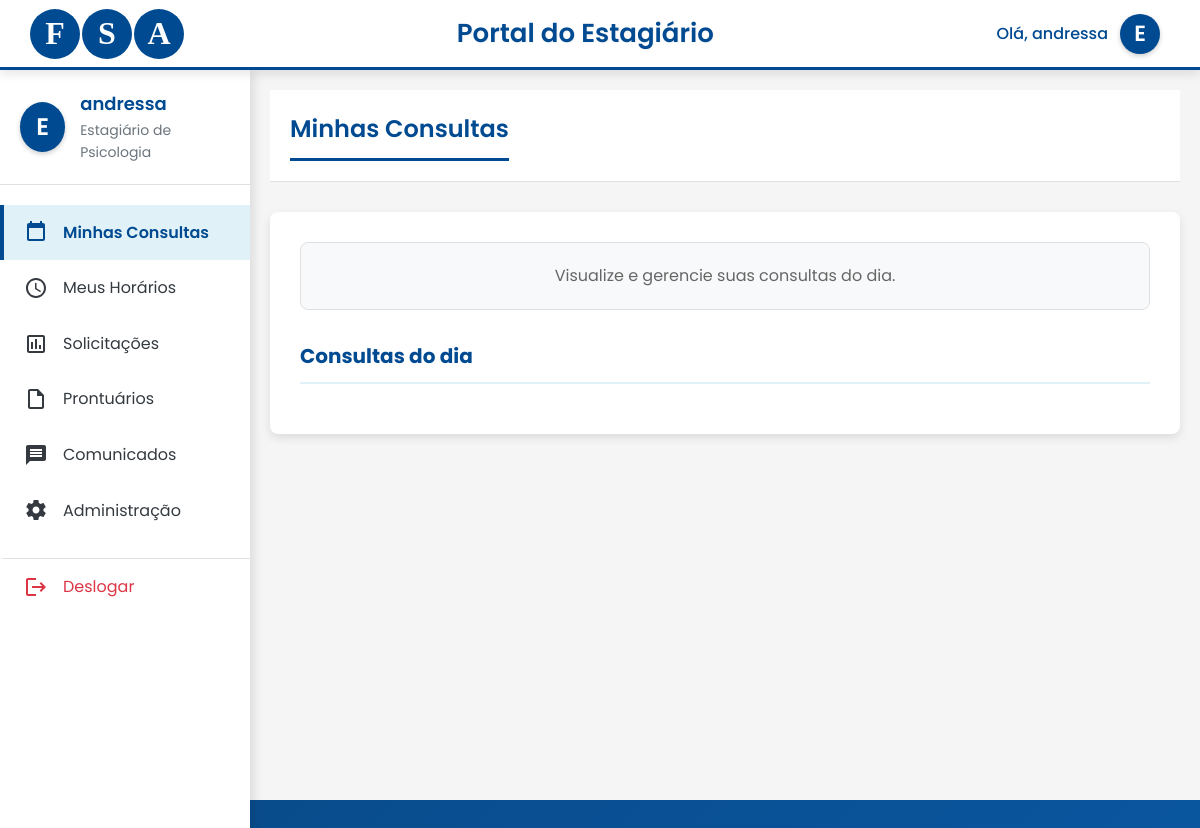
The app's page /aba_estagiario (signed in), older data.
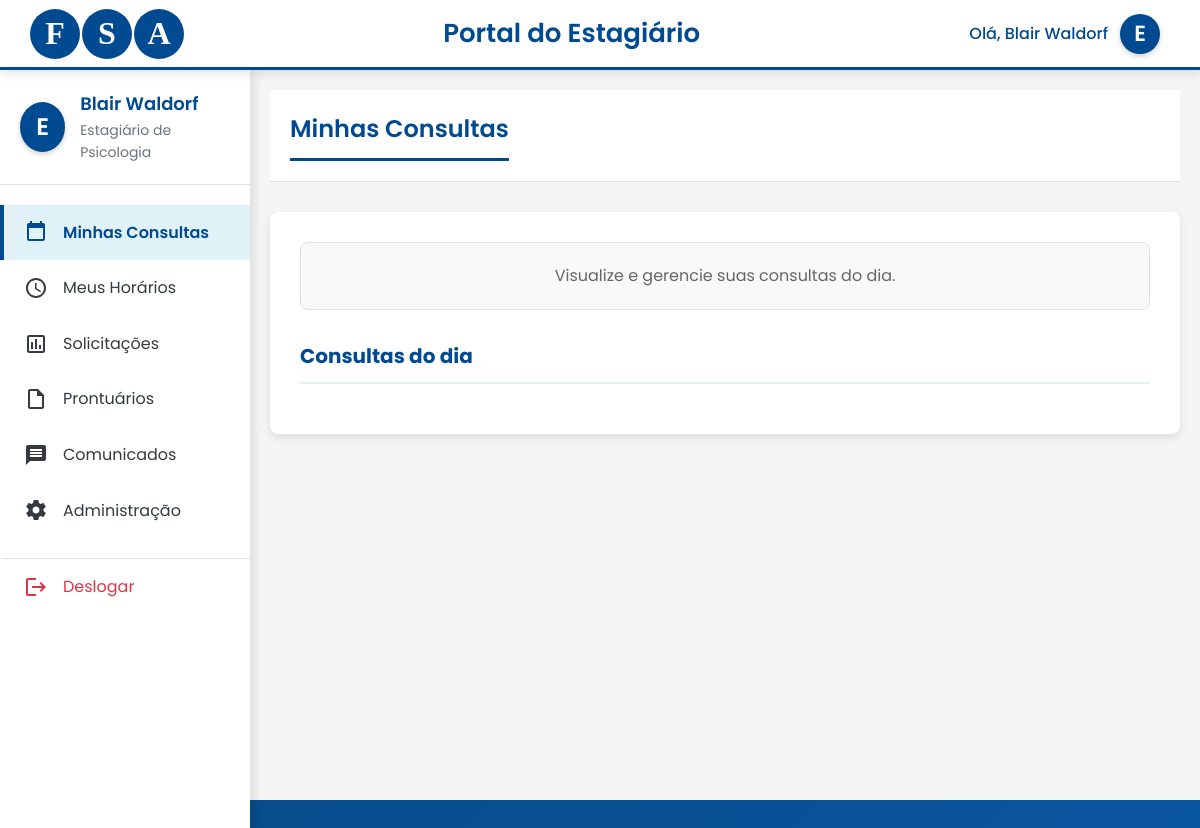
The same page, newer data.
### models.py (models this page shows, shortened)
class Estagiario(db.Model):
    id = db.Column(db.Integer, primary_key=True)
    nome = db.Column(db.String(100), nullable=False)
    data_nascimento = db.Column(db.Date, nullable=False)
    RA = db.Column(db.String(10), unique=True, nullable=False) # RA geralmente é string
    cpf = db.Column(db.String(14), unique=True, nullable=False)
    telefone_aluno = db.Column(db.String(20), nullable=False)
    emailfsa = db.Column(db.String(100), unique=True, nullable=False)
    curso_periodo = db.Column(db.String(50), nullable=False)
    senha = db.Column(db.String(200), nullable=False) # Armazenar a senha hash
    agendamentos = db.relationship('Agendamento', backref='estagiario', lazy=True) # Relacionamento com Agendamento
    disponibilidades = db.relationship('Disponibilidade', backref='estagiario', lazy=True)

### views.py (the view)
@app.route('/aba_estagiario')
def aba_estagiario():
    print("DEBUG: Acessando a rota /aba_estagiario.")
    if 'logged_in' not in session or session.get('user_type') != 'estagiario':
        flash('Acesso negado. Por favor, faça o login como estagiário.', 'error')
        return redirect(url_for('login'))
    estagiario_id = session.get('user_id')
    if not estagiario_id:
        flash('Erro na sessão. Por favor, faça o login novamente.', 'error')
        return redirect(url_for('login'))
    estagiario = Estagiario.query.get(estagiario_id)
    if not estagiario:
        flash('Estagiário não encontrado.', 'error')
        session.clear()
        return redirect(url_for('login'))
    messages = session.pop('_flashes', [])
    return render_template("aba_estagiario.html", estagiario=estagiario, messages=messages)

### templates/aba_estagiario.html (shortened to what this page needs)
<!DOCTYPE html>
<html lang="pt-br">
<head>
    <link rel="stylesheet" href="{{url_for('static', filename='css/aba_estagiario.css') }}">
</head>
<body>
    <header>
        <div class="logo">
            <span style="font-family: 'Times New Roman', Times, serif;">F</span>
            <span style="font-family: 'Times New Roman', Times, serif;">S</span>
            <span style="font-family: 'Times New Roman', Times, serif;">A</span>
        </div>
        <div class="title" id="page-title">Portal do Estagiário</div>
        <div class="profile" onclick="toggleDropdown()">
            <div>Olá, {{ estagiario.nome }}</div>
            <span>E</span>
        </div>
    </header>
    <div class="container">
        <div class="sidebar">
            <div class="sidebar-header">
                <div class="sidebar-user">
                    <div class="user-avatar">E</div>
                    <div class="user-info">
                        <div class="user-name">{{ estagiario.nome }}</div>
                        <div class="user-role">Estagiário de Psicologia</div>
                    </div>
                </div>
            </div>
            <nav class="sidebar-nav">
                <a href="#" class="nav-item active" onclick="mostrarPagina('pagina-minhas-consultas')">
                    <svg xmlns="http://www.w3.org/2000/svg" viewBox="0 0 24 24" class="nav-icon">
                        <path d="M19 3h-1V1h-2v2H8V1H6v2H5c-1.1 0-2 .9-2 2v14c0 1.1.9 2 2 2h14c1.1 0 2-.9 2-2V5c0-1.1-.9-2-2-2zm0 16H5V8h14v11zM5 5v1h14V5H5z"/>
                    </svg>
                    <span>Minhas Consultas</span>
                </a>
                <a href="#" class="nav-item" onclick="mostrarPagina('pagina-meus-horarios')">
                    <svg xmlns="http://www.w3.org/2000/svg" viewBox="0 0 24 24" class="nav-icon">
                        <path d="M11.99 2C6.47 2 2 6.48 2 12s4.47 10 9.99 10C17.52 22 22 17.52 22 12S17.52 2 11.99 2zM12 20c-4.42 0-8-3.58-8-8s3.58-8 8-8 8 3.58 8 8-3.58 8-8 8zm.5-13H11v6l5.25 3.15.75-1.23-4.5-2.67z"/>
                    </svg>
                    <span>Meus Horários</span>
                </a>
                <a href="#" class="nav-item" onclick="mostrarPagina('pagina-solicitacoes')">
                    <svg xmlns="http://www.w3.org/2000/svg" viewBox="0 0 24 24" class="nav-icon">
                        <path d="M19 3H5c-1.1 0-2 .9-2 2v14c0 1.1.9 2 2 2h14c1.1 0 2-.9 2-2V5c0-1.1-.9-2-2-2zm0 16H5V5h14v14zM7 10h2v7H7zm4-3h2v10h-2zm4 6h2v4h-2z"/>
                    </svg>
                    <span>Solicitações</span>
                </a>
                <a href="#" class="nav-item" onclick="mostrarPagina('pagina-prontuarios')">
                    <svg xmlns="http://www.w3.org/2000/svg" viewBox="0 0 24 24" class="nav-icon">
                        <path d="M14 2H6c-1.1 0-2 .9-2 2v16c0 1.1.9 2 2 2h12c1.1 0 2-.9 2-2V8l-6-6zm4 18H6V4h7v5h5v11z"/>
                    </svg>
                    <span>Prontuários</span>
                </a>
                <a href="#" class="nav-item" onclick="mostrarPagina('pagina-comunicados')">
                    <svg xmlns="http://www.w3.org/2000/svg" viewBox="0 0 24 24" class="nav-icon">
                        <path d="M20 2H4c-1.1 0-1.99.9-1.99 2L2 22l4-4h14c1.1 0 2-.9 2-2V4c0-1.1-.9-2-2-2zm-2 12H6v-2h12v2zm0-3H6V9h12v2zm0-3H6V6h12v2z"/>
                    </svg>
                    <span>Comunicados</span>
                </a>
                <a href="#" class="nav-item" onclick="mostrarPagina('pagina-admin')">
                    <span>Administração</span>
                </a>
                <a href="#" class="nav-item logout" onclick="logout()">
                    <svg xmlns="http://www.w3.org/2000/svg" viewBox="0 0 24 24" class="nav-icon">
                        <path d="M17 7l-1.41 1.41L18.17 11H8v2h10.17l-2.58 2.58L17 17l5-5zM4 5h8V3H4c-1.1 0-2 .9-2 2v14c0 1.1.9 2 2 2h8v-2H4V5z"/>
                    </svg>
                    <span>Deslogar</span>
                </a>
            </nav>
        </div>
        <div class="content">
            <div id="pagina-minhas-consultas" class="page active">
                <div class="page-header">
                    <h1>Minhas Consultas</h1>
                </div>
                <div class="page-content">
                    <div class="info-box">
                        <p>Visualize e gerencie suas consultas do dia.</p>
                    </div>
                    <div class="consultas-dia">
                        <h3>Consultas do dia</h3>
                    </div>
                </div>
            </div>
        </div>
    </div>
</body>
</html>

Row changes from the older to the newer data that the page shows:
changed Estagiario: nome "andressa" → "Blair Waldorf"
